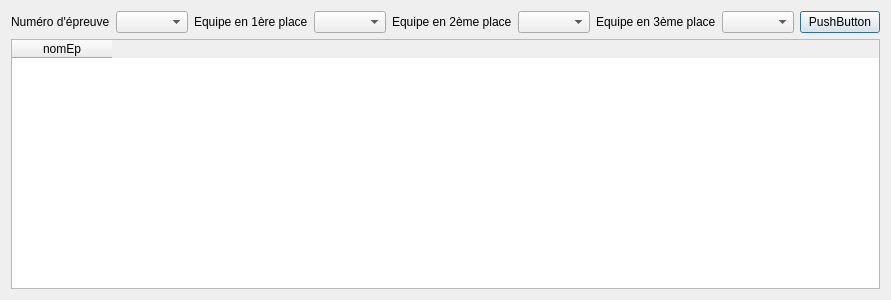
<?xml version="1.0" encoding="UTF-8"?>
<ui version="4.0">
 <class>Update_Resultats_Equipes</class>
 <widget class="QDialog" name="Update_Resultats_Equipes">
  <property name="geometry">
   <rect>
    <x>0</x>
    <y>0</y>
    <width>815</width>
    <height>300</height>
   </rect>
  </property>
  <property name="windowTitle">
   <string>Dialog</string>
  </property>
  <layout class="QVBoxLayout" name="verticalLayout">
   <item>
    <layout class="QHBoxLayout" name="horizontalLayout">
     <item>
      <widget class="QLabel" name="label_noEp">
       <property name="text">
        <string>Numéro d'épreuve</string>
       </property>
      </widget>
     </item>
     <item>
      <widget class="QComboBox" name="comboBox_noEp"/>
     </item>
     <item>
      <widget class="QLabel" name="label_1ere_place">
       <property name="text">
        <string>Equipe en 1ère place</string>
       </property>
      </widget>
     </item>
     <item>
      <widget class="QComboBox" name="comboBox_1ere_place"/>
     </item>
     <item>
      <widget class="QLabel" name="label_2eme_place">
       <property name="text">
        <string>Equipe en 2ème place</string>
       </property>
      </widget>
     </item>
     <item>
      <widget class="QComboBox" name="comboBox_2eme_place"/>
     </item>
     <item>
      <widget class="QLabel" name="label_3eme_place">
       <property name="text">
        <string>Equipe en 3ème place</string>
       </property>
      </widget>
     </item>
     <item>
      <widget class="QComboBox" name="comboBox_3eme_place"/>
     </item>
     <item>
      <widget class="QPushButton" name="Bouton_Validation">
       <property name="text">
        <string>PushButton</string>
       </property>
      </widget>
     </item>
    </layout>
   </item>
   <item>
    <widget class="QTableWidget" name="tableWidget">
     <column>
      <property name="text">
       <string>nomEp</string>
      </property>
     </column>
    </widget>
   </item>
  </layout>
 </widget>
 <resources/>
 <connections>
  <connection>
   <sender>comboBox_noEp</sender>
   <signal>currentTextChanged(QString)</signal>
   <receiver>Update_Resultats_Equipes</receiver>
   <slot>refreshResult()</slot>
   <hints>
    <hint type="sourcelabel">
     <x>149</x>
     <y>14</y>
    </hint>
    <hint type="destinationlabel">
     <x>85</x>
     <y>6</y>
    </hint>
   </hints>
  </connection>
 </connections>
 <slots>
  <slot>refreshResult()</slot>
 </slots>
</ui>
